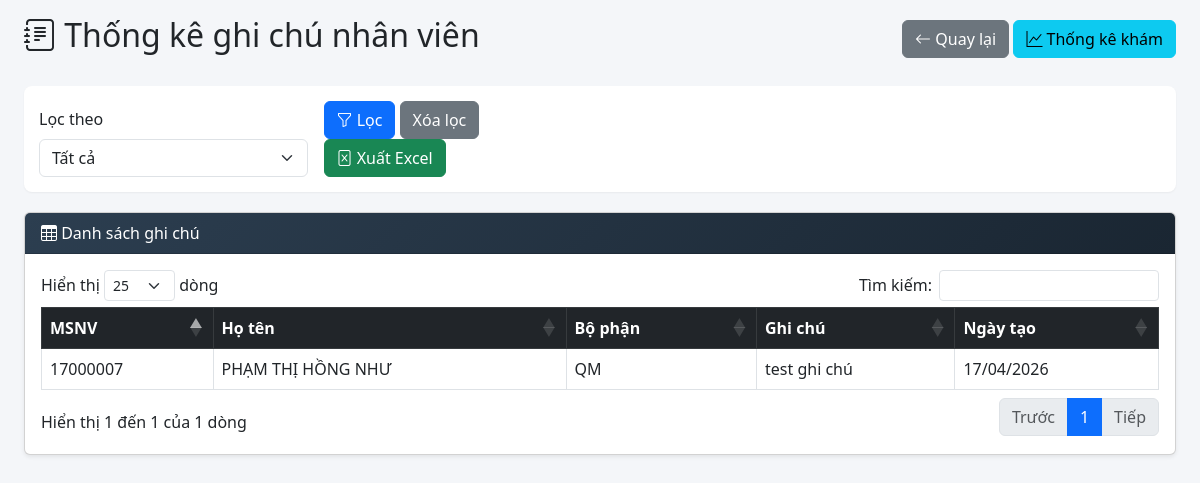
Page /note_stats.php on the earlier database version.
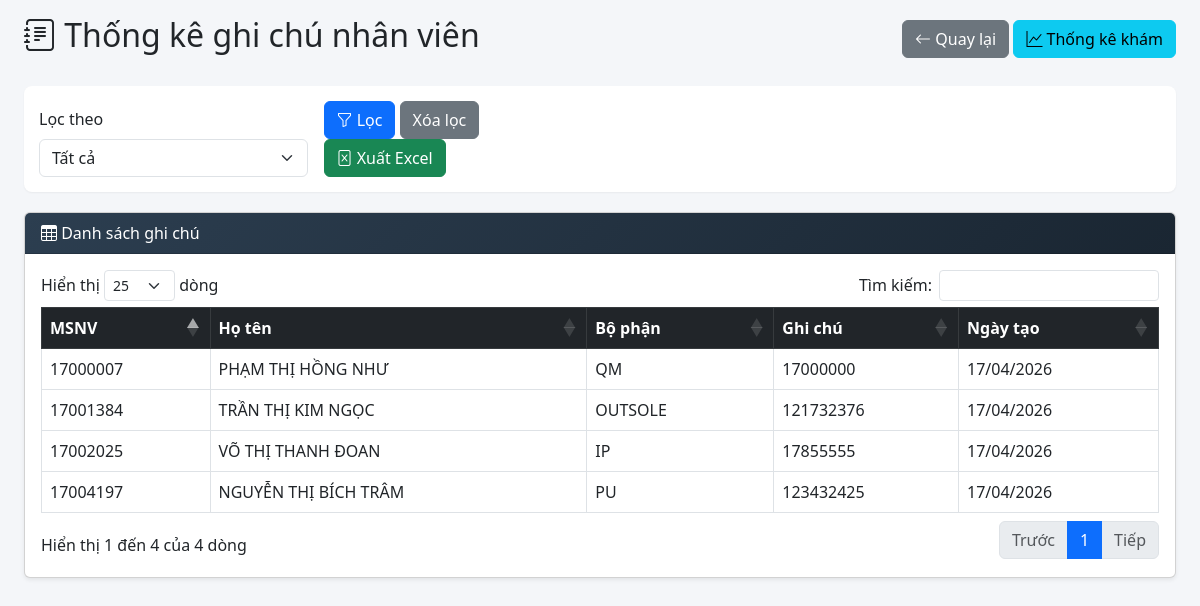
Same page on the later database version.
### tables this page shows
CREATE TABLE `employees` (
  `id` int(11) NOT NULL,
  `emp_no` varchar(20) NOT NULL,
  `name` varchar(255) NOT NULL,
  `factory_location` varchar(100) DEFAULT NULL,
  `bp` varchar(100) DEFAULT NULL,
  `dept` varchar(255) DEFAULT NULL,
  `gender` varchar(10) DEFAULT NULL,
  `national_id` varchar(50) DEFAULT NULL,
  `res_place` varchar(255) DEFAULT NULL,
  `position` varchar(100) DEFAULT NULL,
  `emp_class` varchar(100) DEFAULT NULL,
  `hire_type` varchar(50) DEFAULT NULL,
  `emp_status` varchar(50) DEFAULT NULL,
  `hire_date` date DEFAULT NULL,
  `promotion_date` date DEFAULT NULL,
  `re_check1` varchar(50) DEFAULT NULL,
  `re_check2` varchar(50) DEFAULT NULL,
  `remark_original` text DEFAULT NULL,
  `is_received` tinyint(1) DEFAULT 0,
  `received_date` datetime DEFAULT NULL,
  `printed_count` int(11) DEFAULT 0,
  `last_print_date` datetime DEFAULT NULL,
  `is_returned` tinyint(1) DEFAULT 0,
  `returned_date` datetime DEFAULT NULL,
  `note` text DEFAULT NULL,
  `created_at` timestamp NOT NULL DEFAULT current_timestamp(),
  `note_date` date DEFAULT NULL
);

### note_stats.php (the view, shortened to what this page needs)
<?php
require_once 'config.php';
?>
<!DOCTYPE html>
<html lang="vi">
<head>
    <link href="https://cdn.jsdelivr.net/npm/bootstrap@5.3.0/dist/css/bootstrap.min.css" rel="stylesheet">
    <link rel="stylesheet" href="https://cdn.jsdelivr.net/npm/bootstrap-icons@1.11.1/font/bootstrap-icons.css">
    <link href="https://cdn.datatables.net/1.13.6/css/dataTables.bootstrap5.min.css" rel="stylesheet">
</head>
<body>
<div class="container-fluid px-4 py-3">
    <div class="d-flex justify-content-between align-items-center mb-4">
        <h2><i class="bi bi-journal-text"></i> Thống kê ghi chú nhân viên</h2>
        <div>
            <a href="index.php" class="btn btn-secondary"><i class="bi bi-arrow-left"></i> Quay lại</a>
            <a href="admin_stats.php" class="btn btn-info"><i class="bi bi-graph-up"></i> Thống kê khám</a>
        </div>
    </div>
    <div class="filter-form">
        <form method="GET" action="" id="filterForm" class="row g-3 align-items-end">
            <div class="col-md-3">
                <label class="form-label">Lọc theo</label>
                <select name="filter_type" id="filter_type" class="form-select">
                    <option value="all" <?= ($_GET['filter_type'] ?? 'all') == 'all' ? 'selected' : '' ?>>Tất cả</option>
                </select>
            </div>
            <div class="col-md-3">
                <button type="submit" class="btn btn-primary"><i class="bi bi-funnel"></i> Lọc</button>
                <a href="?filter_type=all" class="btn btn-secondary">Xóa lọc</a>
                <button type="button" id="exportExcelBtn" class="btn btn-success"><i class="bi bi-file-excel"></i> Xuất Excel</button>
            </div>
        </form>
    </div>
    <div class="card shadow-sm">
        <div class="card-header">
            <i class="bi bi-table"></i> Danh sách ghi chú
        </div>
        <div class="card-body">
            <div class="table-responsive">
                <table id="noteTable" class="table table-bordered table-hover">
                    <thead class="table-dark">
                        <tr>
                            <th>MSNV</th>
                            <th>Họ tên</th>
                            <th>Bộ phận</th>
                            <th>Ghi chú</th>
                            <th>Ngày tạo</th>
                        </tr>
                    </thead>
                    <tbody>
                        <?php
                        $sql = "SELECT emp_no, name, bp, note, created_at FROM employees WHERE note IS NOT NULL AND note != ''";
                        $sql .= " ORDER BY emp_no";
                        $stmt = $pdo->prepare($sql);
                        $stmt->execute();
                        while ($row = $stmt->fetch(PDO::FETCH_ASSOC)) {
                            echo "<tr>";
                            echo "<td>" . htmlspecialchars($row['emp_no']) . "</td>";
                            echo "<td>" . htmlspecialchars($row['name']) . "</td>";
                            echo "<td>" . htmlspecialchars($row['bp']) . "</td>";
                            echo "<td>" . nl2br(htmlspecialchars($row['note'])) . "</td>";
                            echo "<td>" . date('d/m/Y', strtotime($row['created_at'])) . "</td>";
                            echo "</tr>";
                        }
                        ?>
                    </tbody>
                </table>
            </div>
        </div>
    </div>
</div>
</body>
</html>

### note_stats.php (style rules this page uses)
body { background: #f4f6f9; }
.card-header { background: linear-gradient(135deg, #2c3e50, #1a2632); color: white; }
.filter-form { background: #fff; padding: 15px; border-radius: 8px; margin-bottom: 20px; box-shadow: 0 1px 2px rgba(0,0,0,0.05); }

Differences in the rows shown:
changed employees "PHẠM THỊ HỒNG NHƯ": note "test ghi chú" → "17000000"
now on this page (row edited): employees: emp_no "17001384", name "TRẦN THỊ KIM NGỌC", bp "OUTSOLE", note "121732376", created_at "17/04/2026"
now on this page (row edited): employees: emp_no "17002025", name "VÕ THỊ THANH ĐOAN", bp "IP", note "17855555", created_at "17/04/2026"
now on this page (row edited): employees: emp_no "17004197", name "NGUYỄN THỊ BÍCH TRÂM", bp "PU", note "123432425", created_at "17/04/2026"
Other differences:
text written by a page script: "Hiển thị dòng Tìm kiếm: Hiển thị 1 đến 1 của 1 dòng Trước 1 Tiếp" → "Hiển thị dòng Tìm kiếm: Hiển thị 1 đến 4 của 4 dòng Trước 1 Tiếp"
